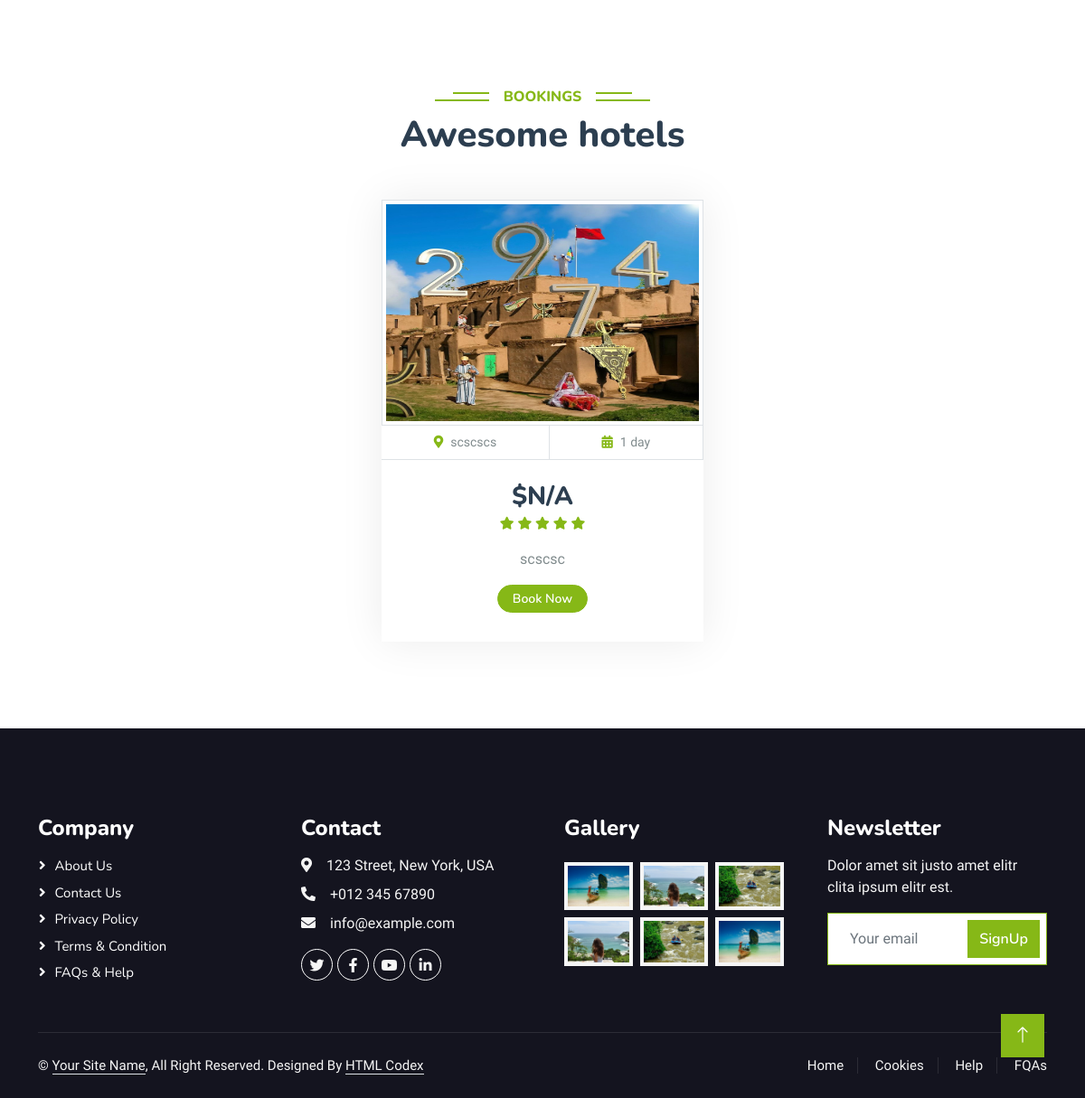
The app's page / (lower part), older data.
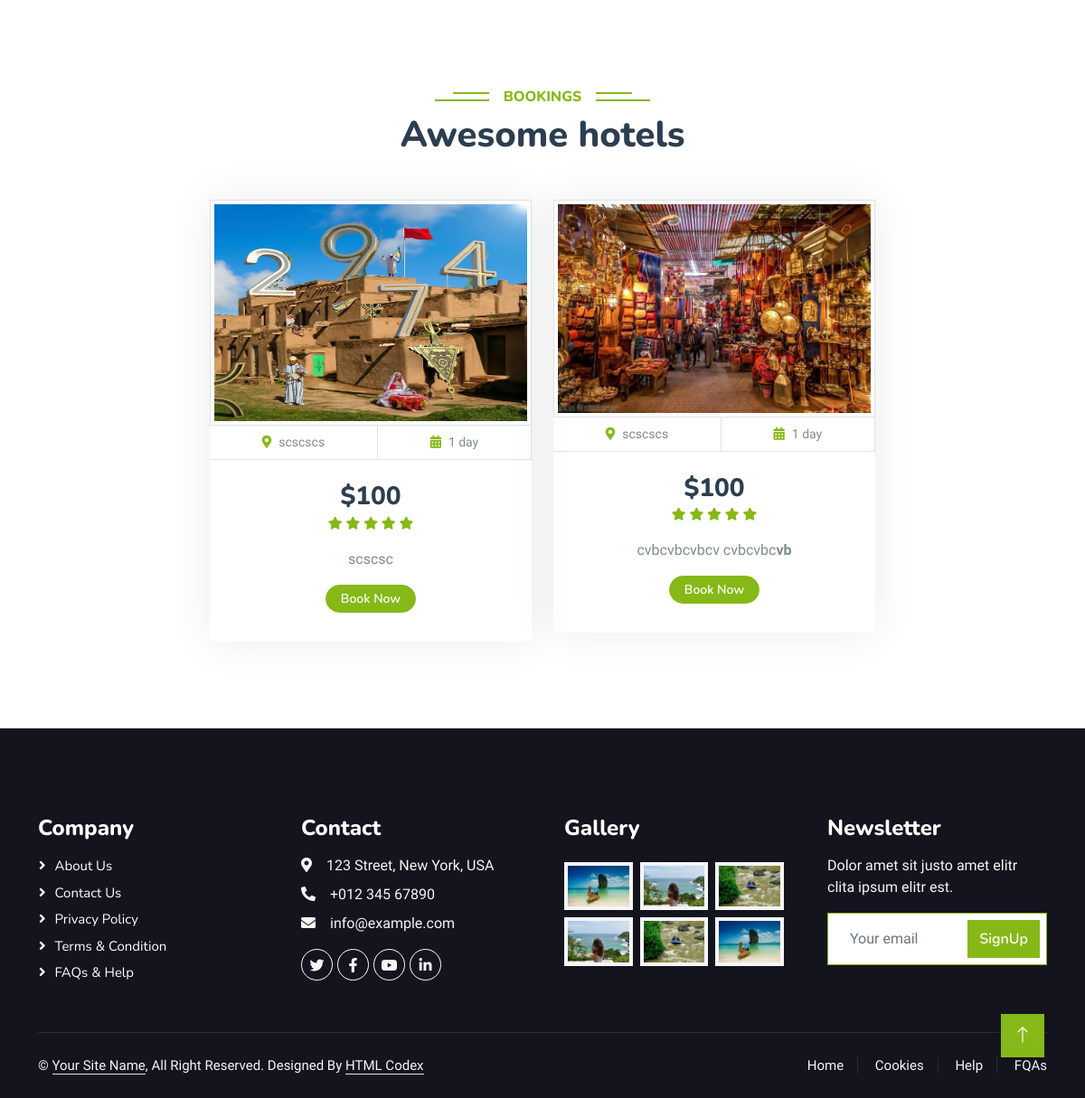
The same page, newer data.
### hotel/models.py (models this page shows, shortened)
class Hotel(models.Model):
    user = models.ForeignKey(User, on_delete=models.SET_NULL, null=True)
    name = models.CharField(max_length=100, null=True)
    description= CKEditor5Field(null=True, blank=True , config_name="extends")
    image = models.FileField(upload_to="hotel_galley")
    address = models.CharField(max_length=200)
    mobile = models.CharField(max_length=200)
    email = models. EmailField(max_length=100)
    status = models.CharField(max_length=20, choices=HOTEL_STATUS, default="Live")
    tags = models.CharField(max_length=200, help_text="Seperate tags with comma")
    views = models.IntegerField(default=0)
    featured = models.BooleanField(default=False)
    hid = ShortUUIDField(unique=True, length=10, max_length=20, alphabet="abcdefghijklmnopqrstuvwxyz")
    slug= models.SlugField (unique=True)
    date = models.DateTimeField(auto_now_add=True)

### hotel/views.py (the view)
# urls.py: path("", views.index, name="index"),
def index(request):
    hotels = Hotel.objects.filter(status="Live").annotate(lowest_price=Min('roomtype__price'))
    context = {"hotels": hotels
    }
    return render(request, "hotel/hotel.html", context)

### templates/hotel/hotel.html (shortened to what this page needs)
    {% extends "base/base.html" %}
    {% load static %}
    {% block content %}
    <div class="container-xxl py-5">
        <div class="container">
            <div class="text-center wow fadeInUp" data-wow-delay="0.1s">
                <h6
                    class="section-title bg-white text-center text-primary px-3">bookings</h6>
                <h1 class="mb-5">Awesome hotels</h1>
            </div>
            <div class="row g-4 justify-content-center">
                {% for hotel in hotels %}
                <div class="col-lg-4 col-md-6 wow fadeInUp"
                    data-wow-delay="0.1s">
                    <div class="package-item">
                        <div class="overflow-hidden">
                            <img class="img-fluid img-thumbnail" style="max-height:250px; width:100%"
                                src="{{hotel.image.url}}" alt>
                        </div>
                        <div class="d-flex border-bottom">
                            <small
                                class="flex-fill text-center border-end py-2"><i
                                    class="fa fa-map-marker-alt text-primary me-2"></i>{{hotel.address}}</small>
                            <small
                                class="flex-fill text-center border-end py-2"><i
                                    class="fa fa-calendar-alt text-primary me-2"></i>1
                                day</small>
                        </div>
                        <div class="text-center p-4">
                            <h3 class="mb-0">${{ hotel.lowest_price|default:"N/A" }}</h3>
                            <div class="mb-3">
                                <small class="fa fa-star text-primary"></small>
                                <small class="fa fa-star text-primary"></small>
                                <small class="fa fa-star text-primary"></small>
                                <small class="fa fa-star text-primary"></small>
                                <small class="fa fa-star text-primary"></small>
                            </div>
                            <p>{{hotel.description|safe}}</p>
                            <div class="d-flex justify-content-center mb-2">
                                <a href="{% url "hotel:hotel_detail" hotel.slug%}"
                                    class="btn btn-sm btn-primary px-3"
                                    style="border-radius:30px;">Book Now</a>
                            </div>
                        </div>
                    </div>
                </div>
                {% endfor %}
            </div>
        </div>
    </div>
{% endblock %}

Row changes from the older to the newer data that the page shows:
changed Hotel "scscsc": lowest_price "N/A" → "100"; description "scscsc" → "<p>scscsc</p>" (drawn)
added Hotel: image (picture), address "scscscs", lowest_price "100", description "cvbcvbcvbcv cvbcvbc vb"
